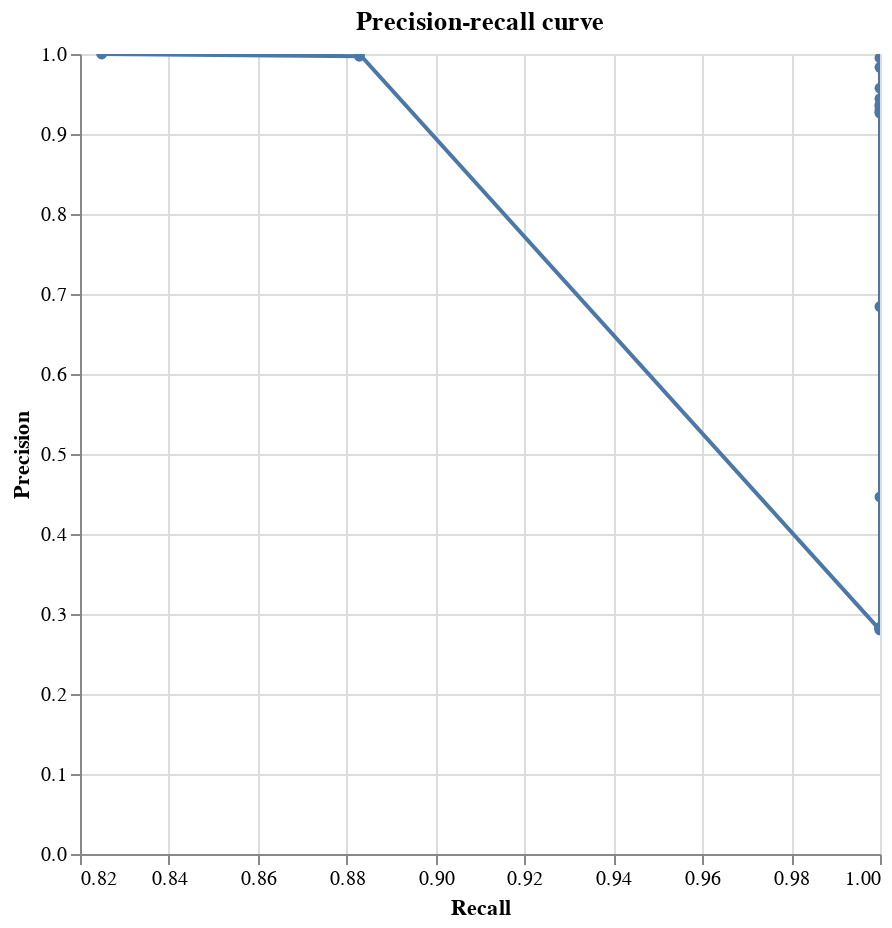

Notebook code for this chart:
### Markdown cell above
# Precision-Recall curve

### Code cell
x = linker.precision_recall_chart_from_labels_column("unique_id")
x

### Figure 1 — Vega-Lite specification as saved in the notebook (floating-point values rounded to 4 significant figures)
{"$schema": "https://vega.github.io/schema/vega-lite/v4.8.1.json", "title": "Precision-recall curve", "data": {"values": [{"truth_threshold": -763.9, "match_probability": 1.14e-230, "row_count": 2956.0, "P": 828.0, "N": 2128.0, "TP": 828.0, "TN": 0.0, "FP": 2128.0, "FN": 0.0, "P_rate": 0.0, "N_rate": 0.7199, "TP_rate": 1.0, "TN_rate": 0.0, "FP_rate": 1.0, "FN_rate": 0.0, "precision": 0.2801, "recall": 1.0, "F1": 0.4376}, {"truth_threshold": -759.4, "match_probability": 2.424e-229, "row_count": 2956.0, "P": 828.0, "N": 2128.0, "TP": 828.0, "TN": 5.0, "FP": 2123.0, "FN": 0.0, "P_rate": 0.0, "N_rate": 0.7199, "TP_rate": 1.0, "TN_rate": 0.00235, "FP_rate": 0.9977, "FN_rate": 0.0, "precision": 0.2806, "recall": 1.0, "F1": 0.4383}, {"truth_threshold": -755.0, "match_probability": 5.406e-228, "row_count": 2956.0, "P": 828.0, "N": 2128.0, "TP": 828.0, "TN": 17.0, "FP": 2111.0, "FN": 0.0, "P_rate": 0.0, "N_rate": 0.7199, "TP_rate": 1.0, "TN_rate": 0.007989, "FP_rate": 0.992, "FN_rate": 0.0, "precision": 0.2817, "recall": 1.0, "F1": 0.4397}, {"truth_threshold": -223.1, "match_probability": 6.811e-68, "row_count": 2956.0, "P": 828.0, "N": 2128.0, "TP": 828.0, "TN": 24.0, "FP": 2104.0, "FN": 0.0, "P_rate": 0.0, "N_rate": 0.7199, "TP_rate": 1.0, "TN_rate": 0.01128, "FP_rate": 0.9887, "FN_rate": 0.0, "precision": 0.2824, "recall": 1.0, "F1": 0.4404}, {"truth_threshold": -218.7, "match_probability": 1.448e-66, "row_count": 2956.0, "P": 828.0, "N": 2128.0, "TP": 828.0, "TN": 26.0, "FP": 2102.0, "FN": 0.0, "P_rate": 0.0, "N_rate": 0.7199, "TP_rate": 1.0, "TN_rate": 0.01222, "FP_rate": 0.9878, "FN_rate": 0.0, "precision": 0.2826, "recall": 1.0, "F1": 0.4407}, {"truth_threshold": -190.7, "match_probability": 3.882e-58, "row_count": 2956.0, "P": 828.0, "N": 2128.0, "TP": 828.0, "TN": 29.0, "FP": 2099.0, "FN": 0.0, "P_rate": 0.0, "N_rate": 0.7199, "TP_rate": 1.0, "TN_rate": 0.01363, "FP_rate": 0.9864, "FN_rate": 0.0, "precision": 0.2829, "recall": 1.0, "F1": 0.4411}, {"truth_threshold": -186.3, "match_probability": 8.255e-57, "row_count": 2956.0, "P": 828.0, "N": 2128.0, "TP": 828.0, "TN": 31.0, "FP": 2097.0, "FN": 0.0, "P_rate": 0.0, "N_rate": 0.7199, "TP_rate": 1.0, "TN_rate": 0.01457, "FP_rate": 0.9854, "FN_rate": 0.0, "precision": 0.2831, "recall": 1.0, "F1": 0.4414}, {"truth_threshold": -99.22, "match_probability": 1.352e-30, "row_count": 2956.0, "P": 828.0, "N": 2128.0, "TP": 828.0, "TN": 33.0, "FP": 2095.0, "FN": 0.0, "P_rate": 0.0, "N_rate": 0.7199, "TP_rate": 1.0, "TN_rate": 0.01551, "FP_rate": 0.9845, "FN_rate": 0.0, "precision": 0.2833, "recall": 1.0, "F1": 0.4416}, {"truth_threshold": -94.81, "match_probability": 2.874e-29, "row_count": 2956.0, "P": 828.0, "N": 2128.0, "TP": 828.0, "TN": 1101.0, "FP": 1027.0, "FN": 0.0, "P_rate": 0.0, "N_rate": 0.7199, "TP_rate": 1.0, "TN_rate": 0.5174, "FP_rate": 0.4826, "FN_rate": 0.0, "precision": 0.4464, "recall": 1.0, "F1": 0.6174}, {"truth_threshold": -90.33, "match_probability": 6.41e-28, "row_count": 2956.0, "P": 828.0, "N": 2128.0, "TP": 828.0, "TN": 1746.0, "FP": 382.0, "FN": 0.0, "P_rate": 0.0, "N_rate": 0.7199, "TP_rate": 1.0, "TN_rate": 0.8205, "FP_rate": 0.1795, "FN_rate": 0.0, "precision": 0.6843, "recall": 1.0, "F1": 0.8126}, {"truth_threshold": -82.59, "match_probability": 1.373e-25, "row_count": 2956.0, "P": 828.0, "N": 2128.0, "TP": 828.0, "TN": 2062.0, "FP": 66.0, "FN": 0.0, "P_rate": 0.0, "N_rate": 0.7199, "TP_rate": 1.0, "TN_rate": 0.969, "FP_rate": 0.03102, "FN_rate": 0.0, "precision": 0.9262, "recall": 1.0, "F1": 0.9617}, {"truth_threshold": -81.31, "match_probability": 3.328e-25, "row_count": 2956.0, "P": 828.0, "N": 2128.0, "TP": 828.0, "TN": 2063.0, "FP": 65.0, "FN": 0.0, "P_rate": 0.0, "N_rate": 0.7199, "TP_rate": 1.0, "TN_rate": 0.9695, "FP_rate": 0.03055, "FN_rate": 0.0, "precision": 0.9272, "recall": 1.0, "F1": 0.9628}, {"truth_threshold": -78.18, "match_probability": 2.919e-24, "row_count": 2956.0, "P": 828.0, "N": 2128.0, "TP": 828.0, "TN": 2066.0, "FP": 62.0, "FN": 0.0, "P_rate": 0.0, "N_rate": 0.7199, "TP_rate": 1.0, "TN_rate": 0.9709, "FP_rate": 0.02914, "FN_rate": 0.0, "precision": 0.9303, "recall": 1.0, "F1": 0.9639}, {"truth_threshold": -76.83, "match_probability": 7.422e-24, "row_count": 2956.0, "P": 828.0, "N": 2128.0, "TP": 828.0, "TN": 2070.0, "FP": 58.0, "FN": 0.0, "P_rate": 0.0, "N_rate": 0.7199, "TP_rate": 1.0, "TN_rate": 0.9727, "FP_rate": 0.02726, "FN_rate": 0.0, "precision": 0.9345, "recall": 1.0, "F1": 0.9662}, {"truth_threshold": -73.7, "match_probability": 6.509e-23, "row_count": 2956.0, "P": 828.0, "N": 2128.0, "TP": 828.0, "TN": 2072.0, "FP": 56.0, "FN": 0.0, "P_rate": 0.0, "N_rate": 0.7199, "TP_rate": 1.0, "TN_rate": 0.9737, "FP_rate": 0.02632, "FN_rate": 0.0, "precision": 0.9367, "recall": 1.0, "F1": 0.9673}, {"truth_threshold": -12.31, "match_probability": 0.0001971, "row_count": 2956.0, "P": 828.0, "N": 2128.0, "TP": 828.0, "TN": 2079.0, "FP": 49.0, "FN": 0.0, "P_rate": 0.0, "N_rate": 0.7199, "TP_rate": 1.0, "TN_rate": 0.977, "FP_rate": 0.02303, "FN_rate": 0.0, "precision": 0.9441, "recall": 1.0, "F1": 0.9718}, {"truth_threshold": -7.898, "match_probability": 0.004174, "row_count": 2956.0, "P": 828.0, "N": 2128.0, "TP": 828.0, "TN": 2091.0, "FP": 37.0, "FN": 0.0, "P_rate": 0.0, "N_rate": 0.7199, "TP_rate": 1.0, "TN_rate": 0.9826, "FP_rate": 0.01739, "FN_rate": 0.0, "precision": 0.9572, "recall": 1.0, "F1": 0.9787}, {"truth_threshold": -3.419, "match_probability": 0.0855, "row_count": 2956.0, "P": 828.0, "N": 2128.0, "TP": 828.0, "TN": 2114.0, "FP": 14.0, "FN": 0.0, "P_rate": 0.0, "N_rate": 0.7199, "TP_rate": 1.0, "TN_rate": 0.9934, "FP_rate": 0.006579, "FN_rate": 0.0, "precision": 0.9834, "recall": 1.0, "F1": 0.9916}, {"truth_threshold": 4.323, "match_probability": 0.9524, "row_count": 2956.0, "P": 828.0, "N": 2128.0, "TP": 828.0, "TN": 2124.0, "FP": 4.0, "FN": 0.0, "P_rate": 0.0, "N_rate": 0.7199, "TP_rate": 1.0, "TN_rate": 0.9981, "FP_rate": 0.00188, "FN_rate": 0.0, "precision": 0.9952, "recall": 1.0, "F1": 0.9976}, {"truth_threshold": 5.601, "match_probability": 0.9798, "row_count": 2956.0, "P": 828.0, "N": 2128.0, "TP": 731.0, "TN": 2126.0, "FP": 2.0, "FN": 97.0, "P_rate": 0.0, "N_rate": 0.7199, "TP_rate": 0.8829, "TN_rate": 0.9991, "FP_rate": 0.0009398, "FN_rate": 0.1171, "precision": 0.9973, "recall": 0.8829, "F1": 0.9372}, {"truth_threshold": 8.734, "match_probability": 0.9977, "row_count": 2956.0, "P": 828.0, "N": 2128.0, "TP": 731.0, "TN": 2128.0, "FP": 0.0, "FN": 97.0, "P_rate": 0.0, "N_rate": 0.7199, "TP_rate": 0.8829, "TN_rate": 1.0, "FP_rate": 0.0, "FN_rate": 0.1171, "precision": 1.0, "recall": 0.8829, "F1": 0.9384}, {"truth_threshold": 13.21, "match_probability": 0.9999, "row_count": 2956.0, "P": 828.0, "N": 2128.0, "TP": 683.0, "TN": 2128.0, "FP": 0.0, "FN": 145.0, "P_rate": 0.0, "N_rate": 0.7199, "TP_rate": 0.8249, "TN_rate": 1.0, "FP_rate": 0.0, "FN_rate": 0.1751, "precision": 1.0, "recall": 0.8249, "F1": 0.9046}]}, "mark": {"type": "line", "clip": true, "point": true}, "encoding": {"tooltip": [{"type": "quantitative", "field": "truth_threshold", "format": ".4f"}, {"type": "quantitative", "field": "match_probability", "format": ".4%"}, {"type": "quantitative", "field": "FP_rate", "format": ".4f"}, {"type": "quantitative", "field": "TP_rate", "format": ".4f"}, {"type": "quantitative", "field": "TP", "format": ",.0f"}, {"type": "quantitative", "field": "TN", "format": ",.0f"}, {"type": "quantitative", "field": "FP", "format": ",.0f"}, {"type": "quantitative", "field": "FN", "format": ",.0f"}, {"type": "quantitative", "field": "precision", "format": ".4f"}, {"type": "quantitative", "field": "recall", "format": ".4f"}, {"type": "quantitative", "field": "F1", "format": ".4f"}], "x": {"type": "quantitative", "field": "recall", "sort": ["-recall"], "title": "Recall"}, "y": {"type": "quantitative", "field": "precision", "sort": ["-precision"], "title": "Precision"}}, "height": 400, "width": 400}
